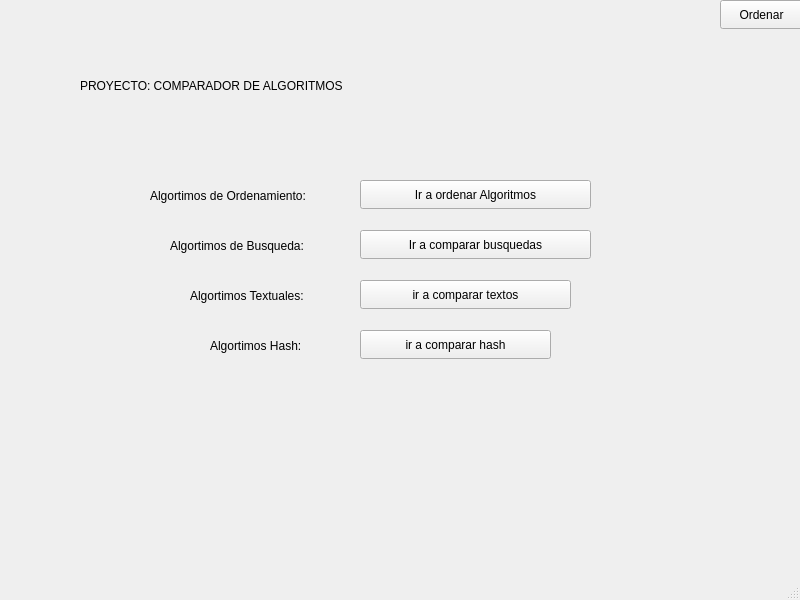
<?xml version="1.0" encoding="UTF-8"?>
<ui version="4.0">
 <class>MainWindow</class>
 <widget class="QMainWindow" name="MainWindow">
  <property name="geometry">
   <rect>
    <x>0</x>
    <y>0</y>
    <width>800</width>
    <height>600</height>
   </rect>
  </property>
  <property name="windowTitle">
   <string>MainWindow</string>
  </property>
  <widget class="QWidget" name="centralwidget">
   <widget class="QPushButton" name="pushButtonSort">
    <property name="geometry">
     <rect>
      <x>720</x>
      <y>0</y>
      <width>83</width>
      <height>29</height>
     </rect>
    </property>
    <property name="text">
     <string>Ordenar</string>
    </property>
   </widget>
   <widget class="QPushButton" name="pushButtonShowBarsWidget">
    <property name="geometry">
     <rect>
      <x>360</x>
      <y>180</y>
      <width>231</width>
      <height>29</height>
     </rect>
    </property>
    <property name="text">
     <string>Ir a ordenar Algoritmos</string>
    </property>
   </widget>
   <widget class="QPushButton" name="pushButtonShowSearchRaceWidget">
    <property name="geometry">
     <rect>
      <x>360</x>
      <y>230</y>
      <width>231</width>
      <height>29</height>
     </rect>
    </property>
    <property name="text">
     <string>Ir a comparar busquedas</string>
    </property>
   </widget>
   <widget class="QPushButton" name="pushButtonStartTextSearch">
    <property name="geometry">
     <rect>
      <x>360</x>
      <y>280</y>
      <width>211</width>
      <height>29</height>
     </rect>
    </property>
    <property name="text">
     <string>ir a comparar textos</string>
    </property>
   </widget>
   <widget class="QPushButton" name="pushButtonShowHash">
    <property name="geometry">
     <rect>
      <x>360</x>
      <y>330</y>
      <width>191</width>
      <height>29</height>
     </rect>
    </property>
    <property name="text">
     <string>ir a comparar hash</string>
    </property>
   </widget>
   <widget class="QLabel" name="label">
    <property name="geometry">
     <rect>
      <x>80</x>
      <y>60</y>
      <width>301</width>
      <height>51</height>
     </rect>
    </property>
    <property name="text">
     <string>PROYECTO: COMPARADOR DE ALGORITMOS</string>
    </property>
   </widget>
   <widget class="QLabel" name="label_2">
    <property name="geometry">
     <rect>
      <x>170</x>
      <y>220</y>
      <width>181</width>
      <height>51</height>
     </rect>
    </property>
    <property name="text">
     <string>Algortimos de Busqueda:</string>
    </property>
   </widget>
   <widget class="QLabel" name="label_3">
    <property name="geometry">
     <rect>
      <x>150</x>
      <y>170</y>
      <width>211</width>
      <height>51</height>
     </rect>
    </property>
    <property name="text">
     <string>Algortimos de Ordenamiento:</string>
    </property>
   </widget>
   <widget class="QLabel" name="label_4">
    <property name="geometry">
     <rect>
      <x>190</x>
      <y>270</y>
      <width>151</width>
      <height>51</height>
     </rect>
    </property>
    <property name="text">
     <string>Algortimos Textuales:</string>
    </property>
   </widget>
   <widget class="QLabel" name="label_5">
    <property name="geometry">
     <rect>
      <x>210</x>
      <y>320</y>
      <width>121</width>
      <height>51</height>
     </rect>
    </property>
    <property name="text">
     <string>Algortimos Hash:</string>
    </property>
   </widget>
  </widget>
  <widget class="QMenuBar" name="menubar">
   <property name="geometry">
    <rect>
     <x>0</x>
     <y>0</y>
     <width>800</width>
     <height>25</height>
    </rect>
   </property>
  </widget>
  <widget class="QStatusBar" name="statusbar"/>
 </widget>
 <resources/>
 <connections/>
</ui>
